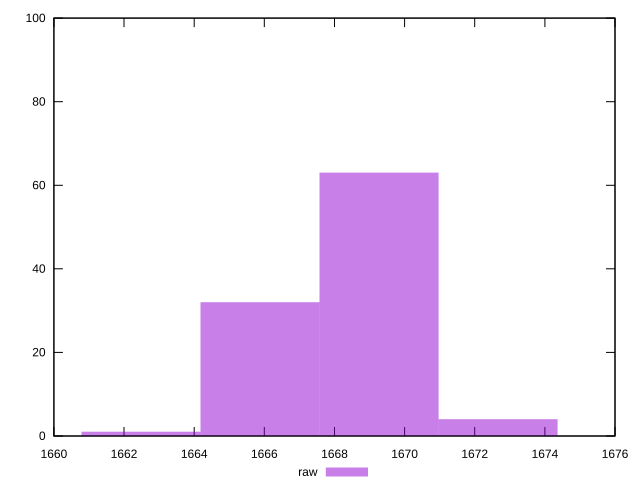

Recreate this plot in gnuplot.
reset
set terminal svg size 640, 490
set output "reprap/first-meaningful-paint/samples/pages+cached+noexternal+nocss/raw/histogram.svg"

$raw <<EOF
1669.2701776185297 63
1665.8773520542645 32
1672.6630031827951 4
1662.484526489999 1
EOF

set key outside below
set boxwidth 3.3928255642653045
set yrange [0:100]
set style fill transparent solid 0.5 noborder

plot \
  $raw title "raw" with boxes, \


reset
